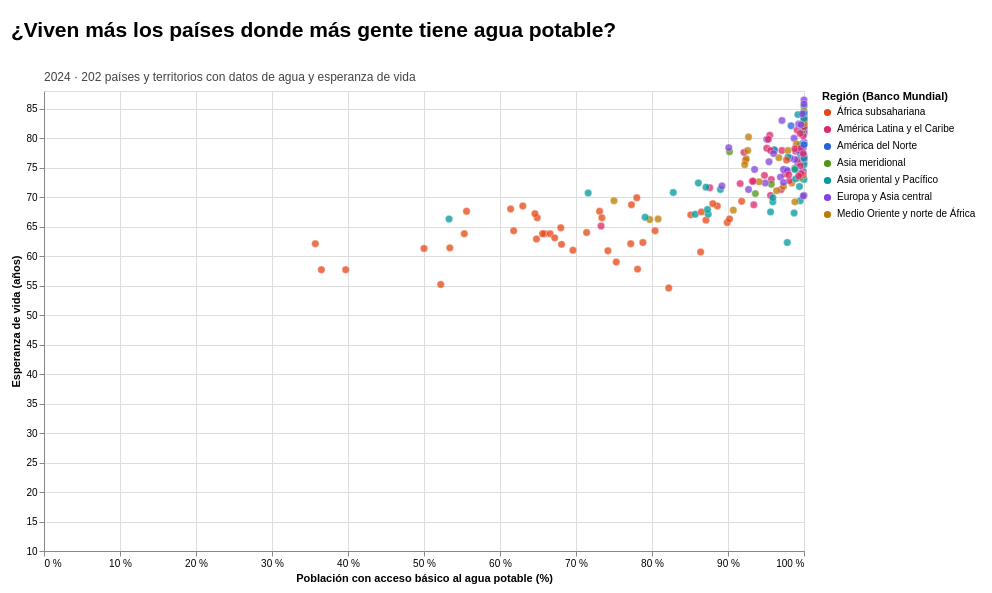

The notebook cell saved with this chart:
### Code cell
# Cuenta las economías que aparecen en el año elegido.
cobertura_agua = agua.groupby("anio", as_index=False)["iso3"].nunique()
cobertura_agua["texto"] = cobertura_agua.apply(
    lambda fila: f'{fila["anio"]} · {fila["iso3"]} países y territorios con datos de agua y esperanza de vida',
    axis=1,
)

ANCHO, ALTO = 760, 460
anio_agua = alt.param(
    name="anio_agua",
    value=HASTA,
    bind=alt.binding_range(min=DESDE, max=HASTA, step=1, name="Año: "),
)
buscar_agua = alt.param(name="buscar_agua", value="", bind=alt.binding(input="search", placeholder="Ej.: Argentina", name="Buscar un país: "))
COINCIDE_AGUA = "length(buscar_agua) > 1 && indexof(lower(datum.pais), lower(buscar_agua)) >= 0"

escala_agua = alt.Scale(type="linear", domain=[0, 100], nice=False)
eje_agua = alt.Axis(values=list(range(0, 101, 10)), labelExpr="datum.value + ' %'")
x_agua = alt.X("valor:Q", title="Población con acceso básico al agua potable (%)", scale=escala_agua, axis=eje_agua)
vida_min_agua = int(agua["vida"].min() // 10) * 10
y_agua = alt.Y(
    "vida:Q", title="Esperanza de vida (años)",
    scale=alt.Scale(domain=[vida_min_agua, 88], nice=False),
)

base_agua = alt.Chart(agua).transform_filter(alt.datum.anio == anio_agua)
FICHA_AGUA = [
        alt.Tooltip("pais:N", title="País"),
        alt.Tooltip("region:N", title="Región"),
        alt.Tooltip("anio:Q", title="Año", format="d"),
        alt.Tooltip("valor:Q", title="Acceso básico a agua (% de la población)", format=".1f"),
        alt.Tooltip("vida:Q", title="Esperanza de vida (años)", format=".1f"),
]
COLORES_REGION_AGUA = {
    "África subsahariana": "#e54818",
    "América Latina y el Caribe": "#da286c",
    "América del Norte": "#2663db",
    "Asia meridional": "#519518",
    "Asia oriental y Pacífico": "#009a9d",
    "Europa y Asia central": "#8243db",
    "Medio Oriente y norte de África": "#ba7b00",
}
color_region_agua = alt.Color(
    "region:N",
    title="Región (Banco Mundial)",
    scale=alt.Scale(domain=list(COLORES_REGION_AGUA), range=list(COLORES_REGION_AGUA.values())),
    legend=alt.Legend(orient="right", symbolSize=75, symbolOpacity=1, labelLimit=230),
)
opacidad_puntos = (
    alt.when(COINCIDE_AGUA).then(alt.value(1))
    .when("length(buscar_agua) > 1").then(alt.value(0.18))
    .otherwise(alt.value(0.76))
)
puntos_agua = base_agua.mark_circle(size=55, stroke="white", strokeWidth=0.45).encode(
    x=x_agua, y=y_agua, color=color_region_agua, opacity=opacidad_puntos, tooltip=FICHA_AGUA,
)
# Recorrido del país buscado desde 2000 hasta el año elegido
recorrido = alt.Chart(agua).transform_filter(f"{COINCIDE_AGUA} && datum.anio <= anio_agua")
linea_recorrido = recorrido.mark_line(color="#262626", strokeWidth=1.5, point=alt.OverlayMarkDef(size=12, color="#262626")).encode(
    x=x_agua, y=y_agua, detail="pais:N", order="anio:Q")
nombre_recorrido = base_agua.transform_filter(COINCIDE_AGUA).mark_text(align="right", dx=-8, dy=-8, fontWeight="bold").encode(
    x=x_agua, y=y_agua, text="pais:N")

encabezado_agua = alt.Chart(cobertura_agua).transform_filter(
    alt.datum.anio == anio_agua
).mark_text(
    align="left", x=0, y=-14, fontSize=12, color="#444444",
).encode(text="texto:N")

grafico_2 = (
    puntos_agua + linea_recorrido + nombre_recorrido + encabezado_agua
).add_params(
    anio_agua, buscar_agua,
).properties(
    width=ANCHO, height=ALTO,
    padding={"top": 20, "left": 10, "right": 16, "bottom": 10},
    title=alt.Title(
        "¿Viven más los países donde más gente tiene agua potable?",
        anchor="start", fontSize=21, offset=30,
    ),
)
grafico_2

### Figure 1 — Vega-Lite specification as saved in the notebook (floating-point values rounded to 4 significant figures; data arrays with more than 128 entries replaced by an {"elided": "..."} marker saying what was removed)
{"config": {"view": {"continuousWidth": 300, "continuousHeight": 300}}, "layer": [{"mark": {"type": "circle", "size": 55, "stroke": "white", "strokeWidth": 0.45}, "encoding": {"color": {"field": "region", "legend": {"labelLimit": 230, "orient": "right", "symbolOpacity": 1, "symbolSize": 75}, "scale": {"domain": ["África subsahariana", "América Latina y el Caribe", "América del Norte", "Asia meridional", "Asia oriental y Pacífico", "Europa y Asia central", "Medio Oriente y norte de África"], "range": ["#e54818", "#da286c", "#2663db", "#519518", "#009a9d", "#8243db", "#ba7b00"]}, "title": "Región (Banco Mundial)", "type": "nominal"}, "opacity": {"condition": [{"test": "length(buscar_agua) > 1 && indexof(lower(datum.pais), lower(buscar_agua)) >= 0", "value": 1}, {"test": "length(buscar_agua) > 1", "value": 0.18}], "value": 0.76}, "tooltip": [{"field": "pais", "title": "País", "type": "nominal"}, {"field": "region", "title": "Región", "type": "nominal"}, {"field": "anio", "format": "d", "title": "Año", "type": "quantitative"}, {"field": "valor", "format": ".1f", "title": "Acceso básico a agua (% de la población)", "type": "quantitative"}, {"field": "vida", "format": ".1f", "title": "Esperanza de vida (años)", "type": "quantitative"}], "x": {"axis": {"labelExpr": "datum.value + ' %'", "values": [0, 10, 20, 30, 40, 50, 60, 70, 80, 90, 100]}, "field": "valor", "scale": {"domain": [0, 100], "nice": false, "type": "linear"}, "title": "Población con acceso básico al agua potable (%)", "type": "quantitative"}, "y": {"field": "vida", "scale": {"domain": [10, 88], "nice": false}, "title": "Esperanza de vida (años)", "type": "quantitative"}}, "transform": [{"filter": "(datum.anio === anio_agua)"}]}, {"mark": {"type": "line", "color": "#262626", "point": {"color": "#262626", "size": 12}, "strokeWidth": 1.5}, "encoding": {"detail": {"field": "pais", "type": "nominal"}, "order": {"field": "anio", "type": "quantitative"}, "x": {"axis": {"labelExpr": "datum.value + ' %'", "values": [0, 10, 20, 30, 40, 50, 60, 70, 80, 90, 100]}, "field": "valor", "scale": {"domain": [0, 100], "nice": false, "type": "linear"}, "title": "Población con acceso básico al agua potable (%)", "type": "quantitative"}, "y": {"field": "vida", "scale": {"domain": [10, 88], "nice": false}, "title": "Esperanza de vida (años)", "type": "quantitative"}}, "transform": [{"filter": "length(buscar_agua) > 1 && indexof(lower(datum.pais), lower(buscar_agua)) >= 0 && datum.anio <= anio_agua"}]}, {"mark": {"type": "text", "align": "right", "dx": -8, "dy": -8, "fontWeight": "bold"}, "encoding": {"text": {"field": "pais", "type": "nominal"}, "x": {"axis": {"labelExpr": "datum.value + ' %'", "values": [0, 10, 20, 30, 40, 50, 60, 70, 80, 90, 100]}, "field": "valor", "scale": {"domain": [0, 100], "nice": false, "type": "linear"}, "title": "Población con acceso básico al agua potable (%)", "type": "quantitative"}, "y": {"field": "vida", "scale": {"domain": [10, 88], "nice": false}, "title": "Esperanza de vida (años)", "type": "quantitative"}}, "transform": [{"filter": "(datum.anio === anio_agua)"}, {"filter": "length(buscar_agua) > 1 && indexof(lower(datum.pais), lower(buscar_agua)) >= 0"}]}, {"data": {"name": "data-21de3034c86e7086c9521773ee883fba"}, "mark": {"type": "text", "align": "left", "color": "#444444", "fontSize": 12, "x": 0, "y": -14}, "encoding": {"text": {"field": "texto", "type": "nominal"}}, "transform": [{"filter": "(datum.anio === anio_agua)"}]}], "data": {"name": "data-a9a295b9e603c8e3d8481079f0c272f7"}, "height": 460, "padding": {"top": 20, "left": 10, "right": 16, "bottom": 10}, "params": [{"name": "anio_agua", "bind": {"input": "range", "max": 2024, "min": 2000, "name": "Año: ", "step": 1}, "value": 2024}, {"name": "buscar_agua", "bind": {"input": "search", "name": "Buscar un país: ", "placeholder": "Ej.: Argentina"}, "value": ""}], "title": {"text": "¿Viven más los países donde más gente tiene agua potable?", "anchor": "start", "fontSize": 21, "offset": 30}, "width": 760, "$schema": "https://vega.github.io/schema/vega-lite/v6.4.1.json", "datasets": {"data-a9a295b9e603c8e3d8481079f0c272f7": {"elided": "5209 records"}, "data-21de3034c86e7086c9521773ee883fba": [{"anio": 2000, "iso3": 203, "texto": "2000 · 203 países y territorios con datos de agua y esperanza de vida"}, {"anio": 2001, "iso3": 204, "texto": "2001 · 204 países y territorios con datos de agua y esperanza de vida"}, {"anio": 2002, "iso3": 206, "texto": "2002 · 206 países y territorios con datos de agua y esperanza de vida"}, {"anio": 2003, "iso3": 206, "texto": "2003 · 206 países y territorios con datos de agua y esperanza de vida"}, {"anio": 2004, "iso3": 206, "texto": "2004 · 206 países y territorios con datos de agua y esperanza de vida"}, {"anio": 2005, "iso3": 209, "texto": "2005 · 209 países y territorios con datos de agua y esperanza de vida"}, {"anio": 2006, "iso3": 210, "texto": "2006 · 210 países y territorios con datos de agua y esperanza de vida"}, {"anio": 2007, "iso3": 210, "texto": "2007 · 210 países y territorios con datos de agua y esperanza de vida"}, {"anio": 2008, "iso3": 211, "texto": "2008 · 211 países y territorios con datos de agua y esperanza de vida"}, {"anio": 2009, "iso3": 212, "texto": "2009 · 212 países y territorios con datos de agua y esperanza de vida"}, {"anio": 2010, "iso3": 212, "texto": "2010 · 212 países y territorios con datos de agua y esperanza de vida"}, {"anio": 2011, "iso3": 213, "texto": "2011 · 213 países y territorios con datos de agua y esperanza de vida"}, {"anio": 2012, "iso3": 213, "texto": "2012 · 213 países y territorios con datos de agua y esperanza de vida"}, {"anio": 2013, "iso3": 213, "texto": "2013 · 213 países y territorios con datos de agua y esperanza de vida"}, {"anio": 2014, "iso3": 213, "texto": "2014 · 213 países y territorios con datos de agua y esperanza de vida"}, {"anio": 2015, "iso3": 213, "texto": "2015 · 213 países y territorios con datos de agua y esperanza de vida"}, {"anio": 2016, "iso3": 214, "texto": "2016 · 214 países y territorios con datos de agua y esperanza de vida"}, {"anio": 2017, "iso3": 211, "texto": "2017 · 211 países y territorios con datos de agua y esperanza de vida"}, {"anio": 2018, "iso3": 207, "texto": "2018 · 207 países y territorios con datos de agua y esperanza de vida"}, {"anio": 2019, "iso3": 206, "texto": "2019 · 206 países y territorios con datos de agua y esperanza de vida"}, {"anio": 2020, "iso3": 205, "texto": "2020 · 205 países y territorios con datos de agua y esperanza de vida"}, {"anio": 2021, "iso3": 204, "texto": "2021 · 204 países y territorios con datos de agua y esperanza de vida"}, {"anio": 2022, "iso3": 203, "texto": "2022 · 203 países y territorios con datos de agua y esperanza de vida"}, {"anio": 2023, "iso3": 203, "texto": "2023 · 203 países y territorios con datos de agua y esperanza de vida"}, {"anio": 2024, "iso3": 202, "texto": "2024 · 202 países y territorios con datos de agua y esperanza de vida"}]}}
